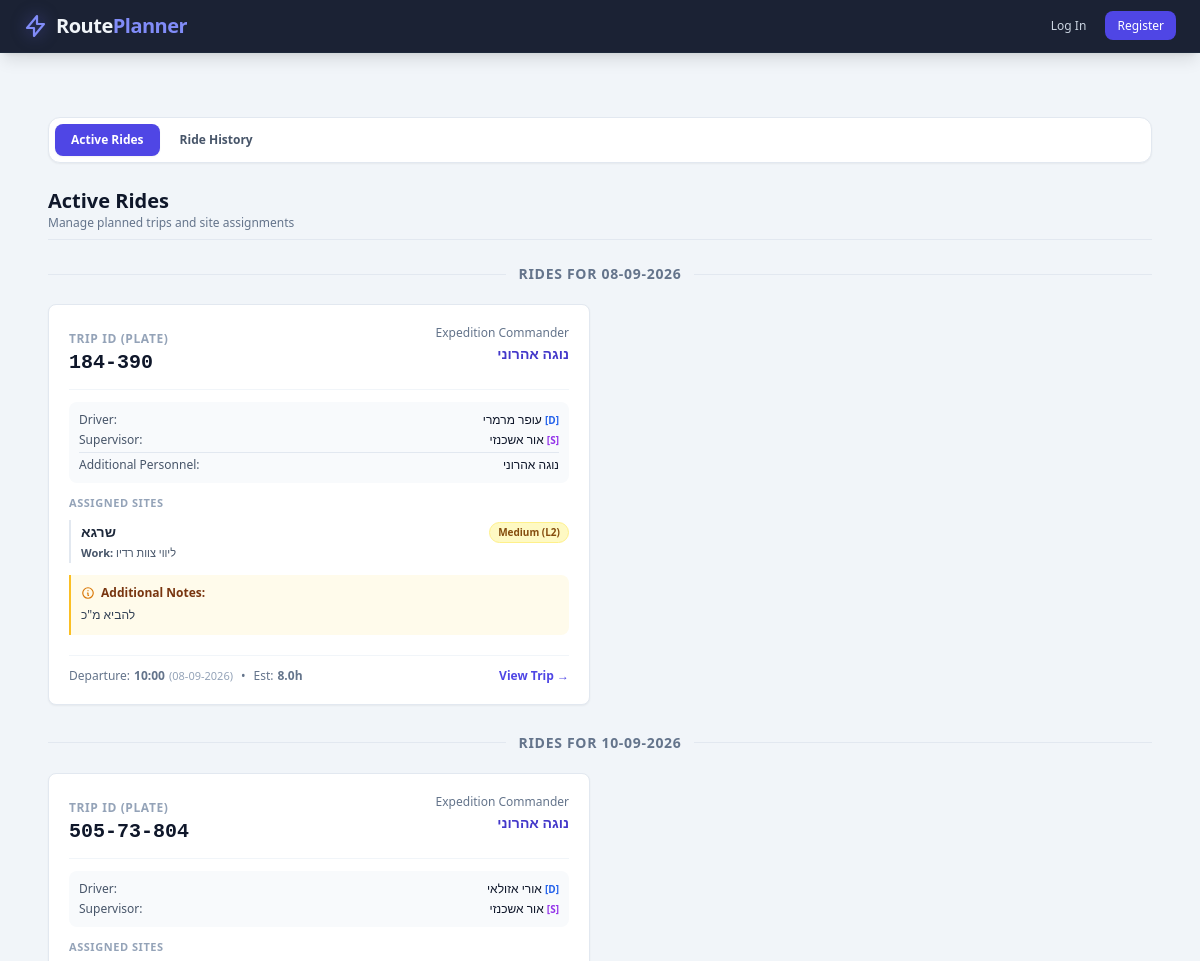
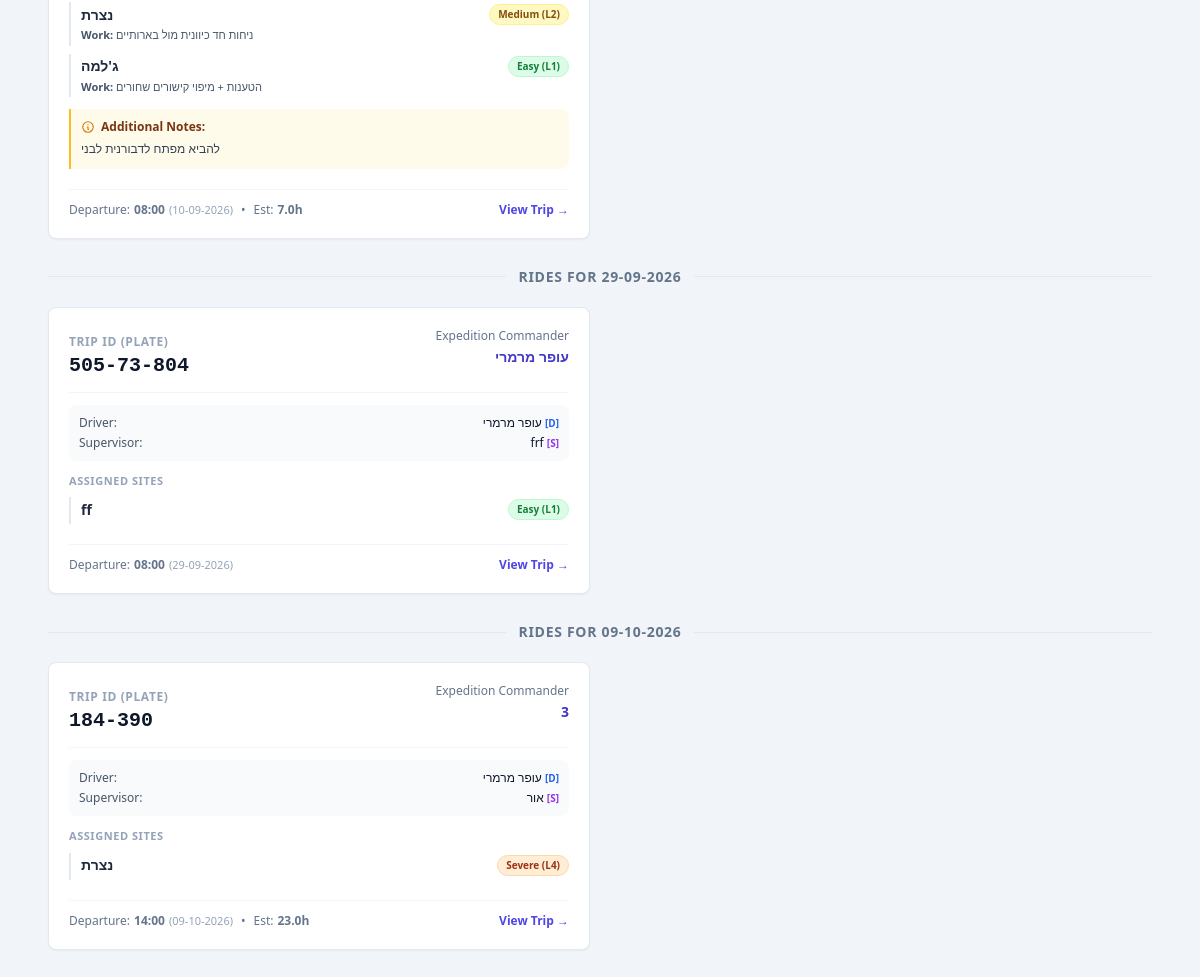
The page /trips/ on the database its author committed (2 pictures, top to bottom).
### app/models.py (models this page shows, shortened)
class Trip(db.Model):
    __tablename__ = 'trips'
    is_draft = db.Column(db.Boolean, default=False, nullable=False)
    user_id = db.Column(db.String(50), db.ForeignKey('users.id'), nullable=False)
    id = db.Column(db.Integer, primary_key=True, autoincrement=True)
    car_license_plate = db.Column(db.String(20), db.ForeignKey('cars.license_plate'), nullable=False)
    commander = db.Column(db.String(100), nullable=False)
    driver = db.Column(db.String(100), nullable=False)
    supervisor = db.Column(db.String(100), nullable=False)
    passengers = db.Column(db.Text, nullable=True)
    departure_date = db.Column(db.Date, nullable=False, default=date.today)
    departure_time = db.Column(db.String(10), nullable=False)
    est_duration = db.Column(db.Float, nullable=True)
    notes = db.Column(db.Text, nullable=True)
    created_at = db.Column(db.DateTime, default=datetime.utcnow, nullable=False)
    car = db.relationship('Car', backref=db.backref('trips', lazy=True))
    assigned_sites = db.relationship('TripSite', backref='trip', cascade="all, delete-orphan")

class TripSite(db.Model):
    __tablename__ = 'trip_sites'
    id = db.Column(db.Integer, primary_key=True, autoincrement=True)
    trip_id = db.Column(db.Integer, db.ForeignKey('trips.id'), nullable=False)
    site_name = db.Column(db.String(150), nullable=False)
    difficulty = db.Column(db.String(50), nullable=True)
    work_description = db.Column(db.Text, nullable=True)

### app/routes/trips.py (the view, shortened to what this page needs)
@trips_bp.route('/', methods=['GET'])
def list_trips():
    selected_view = request.args.get('view', 'all')
    today = date.today()
    upcoming_end = today + timedelta(days=6)
    history_start = today - timedelta(days=7)
    selected_date = None
    ride_dates = []
    if selected_view == 'drafts':
        if not current_user.is_authenticated or current_user.used_invitation_code != "NORTH-ADMIN":
            flash("Permission denied. Only admin users can view drafts.", "danger")
            return redirect(url_for('trips.list_trips', view='all'))
        rides = Trip.query.filter(
            Trip.is_draft == True
        ).order_by(Trip.departure_date.asc(), Trip.departure_time.asc()).all()
    elif current_user.is_authenticated:
        selected_view = 'all'
        rides = Trip.query.filter(
            Trip.is_draft == False,
            Trip.departure_date >= today,
        ).order_by(Trip.departure_date.asc(), Trip.departure_time.asc()).all()
    else:
        selected_view = 'all'
        rides = Trip.query.filter(
            Trip.is_draft == False,
            Trip.departure_date >= today
        ).order_by(
            Trip.departure_date.asc(), Trip.departure_time.asc()
        ).all()
    if selected_view == 'history':
        ride_dates = [row[0] for row in db.session.query(Trip.departure_date).filter(
            Trip.is_draft == False,
            Trip.departure_date < today
        ).distinct().order_by(Trip.departure_date.desc()).all()]
    return render_template(
        'trips.html',
        rides=rides,
        selected_view=selected_view,
        today=today,
        ride_dates=ride_dates,
        history_last_date=(today - timedelta(days=1)).isoformat(),
        calendar_date=(selected_date or (today - timedelta(days=1))).isoformat()
    )

### app/templates/trips.HTML (shortened to what this page needs)
{% extends 'base.html' %}
{% block content %}
<div id="expedition-app" class="max-w-7xl mx-auto p-4 sm:p-6">
    <div id="page-list" class="space-y-6">
          <nav class="flex items-center gap-1 overflow-x-auto bg-white dark:bg-slate-800 p-1.5 rounded-xl border border-slate-200 dark:border-slate-700 shadow-sm" aria-label="Trip views">
                <a href="{{ url_for('trips.list_trips', view='all') }}"
                    class="px-4 py-2 rounded-lg text-xs font-semibold whitespace-nowrap transition {% if selected_view == 'all' %}bg-indigo-600 text-white shadow-sm{% else %}text-slate-600 dark:text-slate-300 hover:bg-slate-100 dark:hover:bg-slate-700{% endif %}"
                    data-en="Active Rides" data-he="נסיעות פעילות">Active Rides</a>
                <a href="{{ url_for('trips.list_trips', view='history') }}"
                    class="px-4 py-2 rounded-lg text-xs font-semibold whitespace-nowrap transition {% if selected_view == 'history' %}bg-indigo-600 text-white shadow-sm{% else %}text-slate-600 dark:text-slate-300 hover:bg-slate-100 dark:hover:bg-slate-700{% endif %}"
                    data-en="Ride History" data-he="היסטוריית נסיעות">Ride History</a>
          </nav>
        <div class="flex justify-between items-center pb-2 border-b border-slate-200 dark:border-slate-700">
            <div>
            {% if selected_view == 'drafts' %}
            <h2 class="text-xl font-bold text-slate-900 dark:text-slate-100" data-en="Draft Rides" data-he="טיוטות נסיעות">Draft Rides</h2>
            <p class="text-xs text-slate-500 dark:text-slate-400" data-en="Review and manage unpublished rides" data-he="צפייה וניהול נסיעות שלא פורסמו">Review and manage unpublished rides</p>
            {% else %}
            <h2 class="text-xl font-bold text-slate-900 dark:text-slate-100" data-en="Active Rides" data-he="נסיעות פעילות">Active Rides</h2>
            <p class="text-xs text-slate-500 dark:text-slate-400" data-en="Manage planned trips and site assignments" data-he="ניהול נסיעות ומשימות אבטחה/אתרים">Manage planned trips and site assignments</p>
            {% endif %}
            </div>
        </div>
        <div class="grid grid-cols-1 sm:grid-cols-2 xl:grid-cols-3 gap-4 sm:gap-5">
            {% set date_state = namespace(value='__unset__') %}
           {% for ride in rides %}
{% set ride_date = ride.departure_date|string if ride.departure_date else 'no-date' %}
{% if ride_date != date_state.value %}
            <div class="col-span-full flex items-center gap-3 pt-2 first:pt-0">
                <div class="h-px flex-1 bg-slate-200 dark:bg-slate-700"></div>
                <h3 class="text-sm font-bold uppercase tracking-wider text-slate-500 dark:text-slate-400 whitespace-nowrap">
                    {% if ride.departure_date %}
                    <span data-en="Rides for {{ ride.departure_date.strftime('%d-%m-%Y') }}" data-he="נסיעות בתאריך {{ ride.departure_date.strftime('%d-%m-%Y') }}">Rides for {{ ride.departure_date.strftime('%d-%m-%Y') }}</span>
                    {% else %}
                    <span data-en="Date not set" data-he="תאריך לא הוגדר">Date not set</span>
                    {% endif %}
                </h3>
                <div class="h-px flex-1 bg-slate-200 dark:bg-slate-700"></div>
            </div>
{% set date_state.value = ride_date %}
{% endif %}
<div class="bg-white dark:bg-slate-800 rounded-lg shadow-sm border border-slate-200 dark:border-slate-700 p-4 sm:p-5 hover:shadow-md transition flex flex-col justify-between">
    <div>
        <div class="flex flex-col gap-2 sm:flex-row sm:justify-between sm:items-start mb-3 pb-3 border-b border-slate-100 dark:border-slate-700">
            <div>
                <span class="text-xs font-semibold uppercase tracking-wider text-slate-400" data-en="Trip ID (Plate)" data-he="זיהוי נסיעה">Trip ID (Plate)</span>
                <h3 class="font-bold text-xl text-slate-900 dark:text-slate-100 font-mono">{{ ride.car_license_plate }}</h3>
            </div>
            <div class="text-left sm:text-right">
                <span class="text-xs text-slate-500 dark:text-slate-400 block" data-en="Expedition Commander" data-he="מפקד משלח">Expedition Commander</span>
                <span class="font-semibold text-sm text-indigo-700 dark:text-indigo-300">{{ ride.commander or 'N/A' }}</span>
            </div>
        </div>
        <div class="space-y-1 text-xs text-slate-600 dark:text-slate-300 mb-3 bg-slate-50 dark:bg-slate-900/60 p-2.5 rounded-lg">
            <div class="flex flex-wrap items-center justify-between gap-x-3 gap-y-1">
                <span data-en="Driver:" data-he="נהג:">Driver:</span>
                <span class="font-medium text-slate-900 dark:text-slate-100">{{ ride.driver or 'N/A' }} <span class="text-[10px] text-blue-600 dark:text-blue-400 font-bold">[D]</span></span>
            </div>
            <div class="flex flex-wrap items-center justify-between gap-x-3 gap-y-1">
                <span data-en="Supervisor:" data-he="מפקד משימה:">Supervisor:</span>
                <span class="font-medium text-slate-900 dark:text-slate-100">{{ ride.supervisor or 'N/A' }} <span class="text-[10px] text-purple-600 dark:text-purple-400 font-bold">[S]</span></span>
            </div>
            {% if ride.passengers %}
            <div class="flex flex-wrap items-center justify-between gap-x-3 gap-y-1 pt-1 border-t border-slate-200 dark:border-slate-700">
                <span data-en="Additional Personnel:" data-he="נוסעים נוספים:">Additional Personnel:</span>
                <span class="font-medium text-slate-900 dark:text-slate-100">{{ ride.passengers }}</span>
            </div>
            {% endif %}
        </div>
<div class="space-y-2 mb-3">
    <p class="text-[11px] font-bold text-slate-400 dark:text-slate-500 uppercase tracking-wider" data-en="Assigned Sites" data-he="אתרים מתוכננים">Assigned Sites</p>
    {% if ride.assigned_sites %}
        {% for site in ride.assigned_sites %}
        {% set level = site.difficulty | lower if site.difficulty else '' %}
        {% if 'l4' in level or 'hard' in level %}
            {% set badge_cls = 'bg-orange-100 text-orange-800 border-orange-200' %}
        {% elif 'l3' in level or 'high' in level %}
            {% set badge_cls = 'bg-amber-100 text-amber-800 border-amber-200' %}
        {% elif 'l2' in level or 'medium' in level %}
            {% set badge_cls = 'bg-yellow-100 text-yellow-800 border-yellow-200' %}
        {% elif 'l1' in level or 'easy' in level %}
            {% set badge_cls = 'bg-green-100 text-green-700 border-green-200' %}
        {% else %}
            {% set badge_cls = 'bg-slate-100 text-slate-700 border-slate-200' %}
        {% endif %}
        <div class="border-l-2 border-slate-200 dark:border-slate-700 pl-2.5 py-0.5">
            <div class="flex flex-wrap justify-between items-center gap-2 mb-0.5">
                <h4 class="font-bold text-sm text-slate-800 dark:text-slate-100 break-words">{{ site.site_name }}</h4>
                <span class="{{ badge_cls }} border text-[10px] px-2 py-0.5 rounded-full font-semibold">
                    {{ site.difficulty or 'Standard' }}
                </span>
            </div>
            {% if site.work_description %}
            <p class="text-[11px] text-slate-600 dark:text-slate-300">
                <strong data-en="Work:" data-he="מהות העבודה:">Work:</strong> {{ site.work_description }}
            </p>
            {% endif %}
        </div>
        {% endfor %}
    {% else %}
        <p class="text-xs text-slate-400 dark:text-slate-500 italic" data-en="No specific sites assigned." data-he="לא הוגדרו אתרים ספציפיים.">No specific sites assigned.</p>
    {% endif %}
</div>
        {% if ride.notes %}
        <div class="bg-amber-50 dark:bg-amber-950/40 border-l-2 border-amber-400 dark:border-amber-700 rounded-r-lg p-2.5 mb-3 text-xs text-amber-900 dark:text-amber-200">
            <div class="flex items-center gap-1.5 font-bold mb-1">
                <svg class="w-3.5 h-3.5 text-amber-600" fill="none" stroke="currentColor" viewBox="0 0 24 24" xmlns="http://www.w3.org/2000/svg">
                    <path stroke-linecap="round" stroke-linejoin="round" stroke-width="2" d="M13 16h-1v-4h-1m1-4h.01M21 12a9 9 0 11-18 0 9 9 0 0118 0z"></path>
                </svg>
                <span data-en="Additional Notes:" data-he="הערות נוספות:">Additional Notes:</span>
            </div>
            <p class="text-slate-700 dark:text-slate-300 leading-relaxed">{{ ride.notes }}</p>
        </div>
        {% endif %}
    </div>
    <div class="border-t border-slate-100 dark:border-slate-700 pt-3 flex flex-col sm:flex-row sm:justify-between sm:items-center gap-2 text-xs mt-2">
        <div class="text-slate-500 dark:text-slate-400 flex flex-wrap items-center gap-x-1 gap-y-0.5">
            <span data-en="Departure: " data-he="יציאה: ">Departure: </span><strong>{{ ride.departure_time or 'N/A' }}</strong>
            {% if ride.departure_date %}
                <span class="text-[11px] text-slate-400 dark:text-slate-500">({{ ride.departure_date.strftime('%d-%m-%Y') }})</span>
            {% endif %}
            {% if ride.est_duration %}
            <span class="mx-1">•</span>
            <span data-en="Est: " data-he="משוער: ">Est: </span><strong>{{ ride.est_duration }}h</strong>
            {% endif %}
        </div>
        <div class="flex flex-wrap items-center gap-x-3 gap-y-1">
            <a href="{{ url_for('trips.view_trip', trip_id=ride.id) }}" class="text-indigo-600 dark:text-indigo-400 hover:text-indigo-800 dark:hover:text-indigo-300 font-semibold" data-en="View Trip &rarr;" data-he="הצג נסיעה &rarr;">View Trip &rarr;</a>
        </div>
    </div>
</div>
{% endfor %}
        </div>
    </div>
</div>
{% endblock %}

### rows shown on the page
Trip: departure_date "08-09-2026", car_license_plate "184-390", commander "נוגה אהרוני", driver "עופר מרמרי", supervisor "אור אשכנזי", passengers "נוגה אהרוני", notes "להביא מ\"כ", departure_time "10:00", est_duration "8.0"
TripSite: site_name "שרגא", difficulty "Medium (L2)", work_description "ליווי צוות רדיו"
Trip: departure_date "10-09-2026", car_license_plate "505-73-804", commander "נוגה אהרוני", driver "אורי אזולאי", supervisor "אור אשכנזי", notes "להביא מפתח לדבורנית לבני", departure_time "08:00", est_duration "7.0"
TripSite: site_name "נצרת", difficulty "Medium (L2)", work_description "ניחות חד כיוונית מול בארותיים"
TripSite: site_name "ג'למה", difficulty "Easy (L1)", work_description "הטענות + מיפוי קישורים שחורים"
Trip: departure_date "29-09-2026", car_license_plate "505-73-804", commander "עופר מרמרי", driver "עופר מרמרי", supervisor "frf", departure_time "08:00"
TripSite: site_name "ff", difficulty "Easy (L1)"
Trip: departure_date "09-10-2026", car_license_plate "184-390", commander "3", driver "עופר מרמרי", supervisor "אור", departure_time "14:00", est_duration "23.0"
TripSite: site_name "נצרת", difficulty "Severe (L4)"
